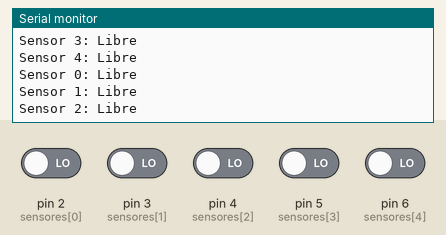
Recording of a sketch running on a simulated Arduino Uno, built with avr-gcc and run on an emulated ATmega328P. On the bench: the last lines printed to the serial monitor. The inputs (shaded band) are chosen by the test bench; at power-on: pin 2 (sensores[0]), pin 3 (sensores[1]), pin 4 (sensores[2]), pin 5 (sensores[3]), pin 6 (sensores[4]) LOW.

Above: at 3.8 s.
3.9 s: pin 2 (sensores[0]) driven HIGH
At 4.71 s:
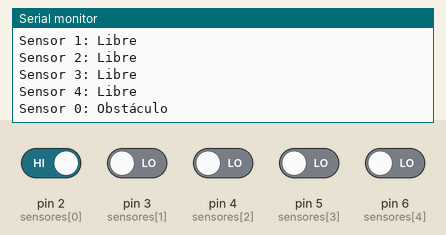
7.5 s: pin 3 (sensores[1]) driven HIGH
At 8.01 s:
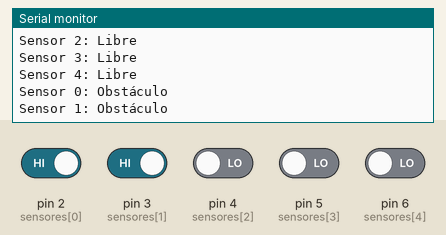
9.6 s: pin 4 (sensores[2]) driven HIGH
At 9.81 s:
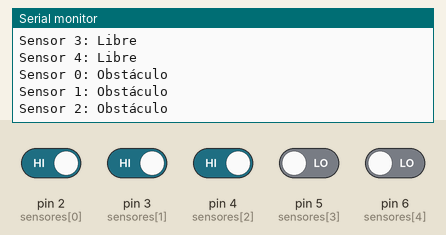
11.7 s: pin 5 (sensores[3]) driven HIGH
At 13.11 s:
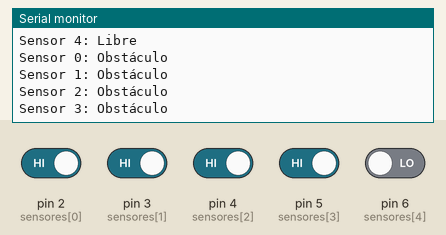
13.8 s: pin 6 (sensores[4]) driven HIGH
At 14.92 s:
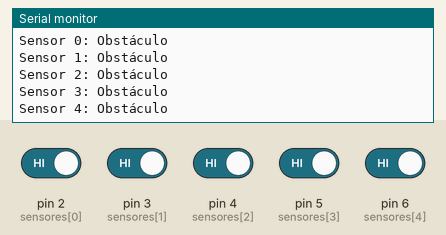
Timing chart, 0 to 16.8 s (numbered marks = the images above; inputs shaded):
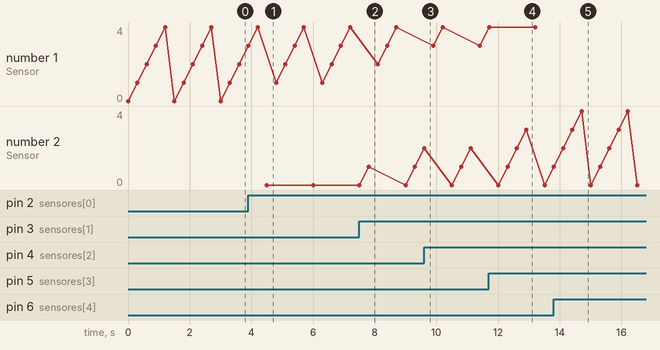

The sketch:

test_infrarojos.ino
```cpp
const int sensores[5] = {2,3,4,5,6};

void setup() {
  Serial.begin(9600);
  for (int i = 0; i<5; i++) {
    pinMode(sensores[i], INPUT);
  }
}

void loop() {
  for (int i = 0; i<5; i++) {
    int estado = digitalRead(sensores[i]);
    Serial.print("Sensor ");
    Serial.print(i);
    Serial.print(": ");
    Serial.println(estado == HIGH ? "Obstáculo" : "Libre");
    delay(300);
  }
}
```

Measured:
- after the input at 3.9 s, the serial monitor: prints a new line after 0.60 s (image 1)
- after the input at 7.5 s, the serial monitor: prints a new line after 0.31 s (image 2)
- after the input at 9.6 s, the serial monitor: prints a new line at once (image 3)
- after the input at 11.7 s, the serial monitor: prints a new line after 1.2 s (image 4)
- after the input at 13.8 s, the serial monitor: prints a new line after 0.91 s (image 5)
